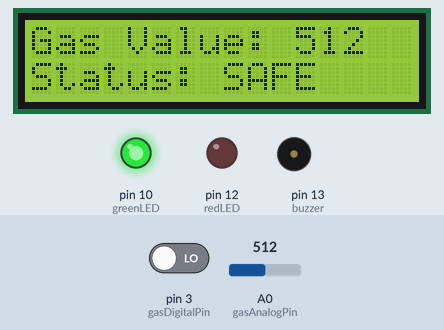
Simulated run of this sketch. Board: Arduino Uno, built with avr-gcc and run on an emulated ATmega328P. Shown: 16×2 character LCD, output pins drawn as LEDs (lit = HIGH), buzzer (waves = sounding, pin HIGH). The test bench sets the inputs (shaded band); at power-on: pin 3 (gasDigitalPin) LOW, A0 (gasAnalogPin) = 512.

Above: at 3.2 s.
3.3 s: pin 3 (gasDigitalPin) driven HIGH
At 3.9 s:
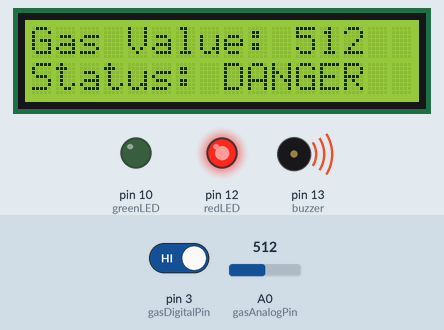
5.0 s: A0 (gasAnalogPin) set to 716
At 5.6 s:
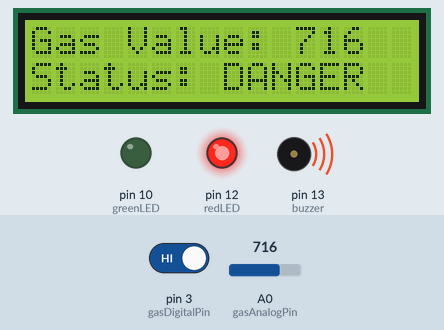
6.5 s: A0 (gasAnalogPin) set to 900
At 7.2 s:
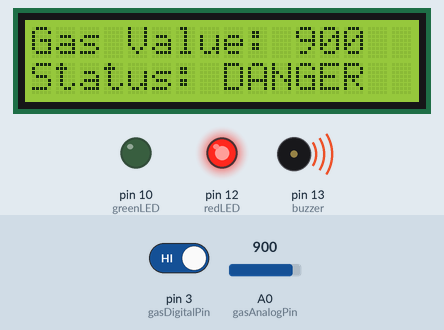
8.1 s: pin 3 (gasDigitalPin) driven LOW
At 8.9 s:
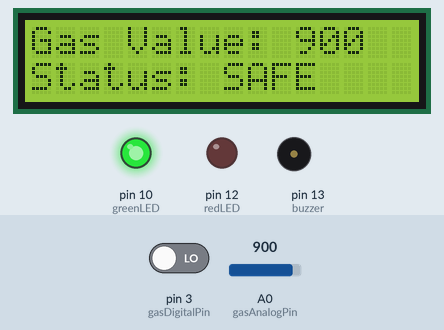
9.6 s: A0 (gasAnalogPin) set to 1023
At 10.5 s:
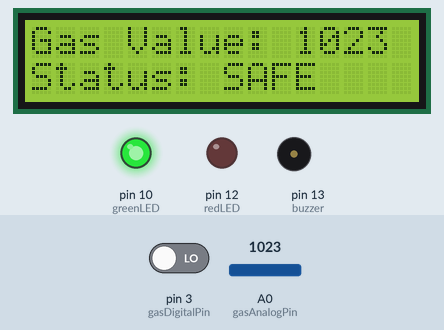
Timing chart, 0 to 12.1 s (numbered marks = the images above; inputs shaded):
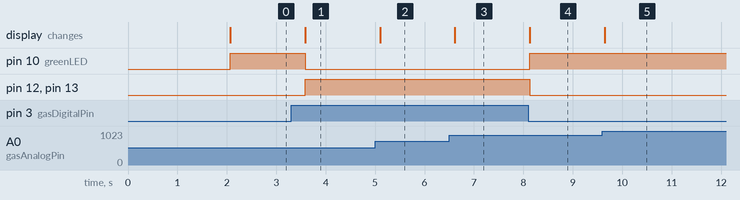

Measured:
- after the input at 3.3 s, pin 10 (greenLED): HIGH → LOW after 0.28 s; pin 12 (redLED), pin 13 (buzzer): LOW → HIGH after 0.28 s; the display: changes after 0.29 s (image 1)
- after the input at 5.0 s, the display: changes after 0.10 s (image 2)
- after the input at 6.5 s, the display: changes after 0.11 s (image 3)
- after the input at 8.1 s, pin 10 (greenLED): LOW → HIGH at once; pin 12 (redLED), pin 13 (buzzer): HIGH → LOW at once; the display: changes at once (image 4)
- after the input at 9.6 s, the display: changes at once (image 5)

The sketch:

AIR_MONITORING_SYSTEM_CODE.ino
```cpp
#include <LiquidCrystal.h>

// LCD pins: RS, E, D4, D5, D6, D7
LiquidCrystal lcd(8, 2, 4, 5,6 , 7);

// Pin definitions
const int gasDigitalPin = 3;   // MQ sensor DO
const int gasAnalogPin  = A0;  // MQ sensor AO

const int redLED   = 12;
const int greenLED = 10;
const int buzzer   = 13;

void setup() {
  pinMode(gasDigitalPin, INPUT);
  pinMode(redLED, OUTPUT);
  pinMode(greenLED, OUTPUT);
  pinMode(buzzer, OUTPUT);

  lcd.begin(16, 2);
  lcd.setCursor(0, 0);
  lcd.print("Gas Monitor");
  delay(2000);
  lcd.clear();
}

void loop() {
  int gasState = digitalRead(gasDigitalPin); // LOGIC STATE
  int gasValue = analogRead(gasAnalogPin);   // Sensor reading

  lcd.setCursor(0, 0);
  lcd.print("Gas Value: ");
  lcd.print(gasValue);
  lcd.print("   "); // clear leftovers

  if (gasState == HIGH) {
    // BAD GAS DETECTED
    digitalWrite(redLED, HIGH);
    digitalWrite(greenLED, LOW);
    digitalWrite(buzzer, HIGH);

    lcd.setCursor(0, 1);
    lcd.print("Status: DANGER ");
  }
  else {
    // GOOD CONDITION
    digitalWrite(redLED, LOW);
    digitalWrite(greenLED, HIGH);
    digitalWrite(buzzer, LOW);

    lcd.setCursor(0, 1);
    lcd.print("Status: SAFE   ");
  }

  delay(500);
}
```
